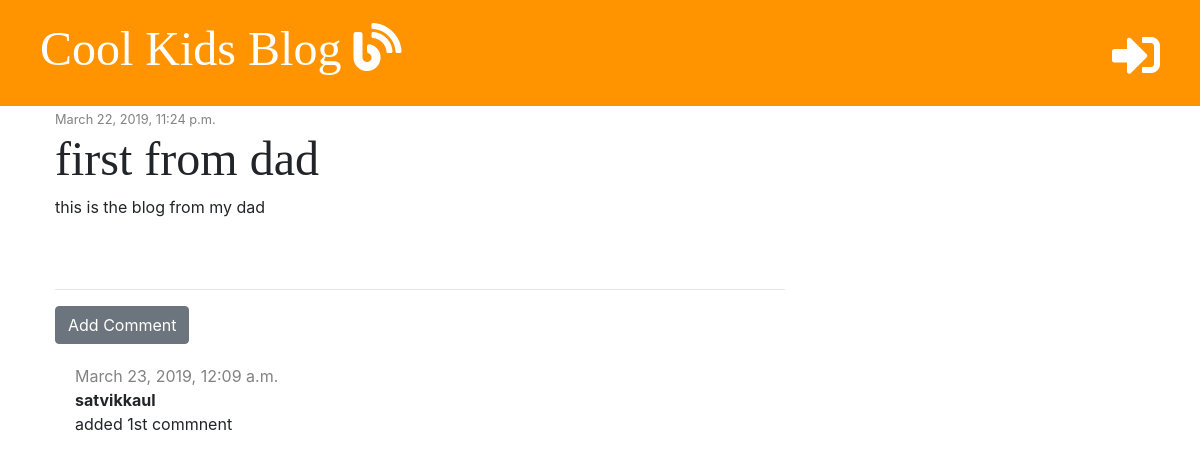
Screenshot of /post/11/ with the database file from the repository.
### blog/models.py (models this page shows, shortened)
class Post(models.Model):
    author = models.ForeignKey('auth.User', on_delete=models.CASCADE)
    title = models.CharField(max_length=200)
    text = models.TextField()
    created_date = models.DateTimeField(default=timezone.now)
    published_date = models.DateTimeField(blank=True, null=True)

class Comment(models.Model):
    post = models.ForeignKey('blog.Post', on_delete=models.CASCADE, related_name='comments')
    author = models.CharField(max_length=200)
    text = models.TextField()
    created_date = models.DateTimeField(default=timezone.now)

### blog/views.py (the view)
# urls.py: path('post/<int:pk>/', views.post_detail, name='post_detail'),
def post_detail(request, pk):
    post = get_object_or_404(Post, pk=pk)
    stuff_for_frontend = {'post' : post}
    return render(request, 'blog/post_detail.html', stuff_for_frontend)

### blog/templates/blog/post_detail.html (shortened to what this page needs)
{% extends 'blog/base.html' %}
{% block content %}
    <div class="post">
        {% if post.published_date %}
            <div class="date">
                <small>{{ post.published_date }}</small>
            </div>
            {% else %}
                  <a href="{% url 'post_publish' pk=post.pk %}" class="btn btn-primary">Publish</a>
        {% endif %}
        <h1>{{ post.title }}</h1>
        <p>{{ post.text|linebreaksbr }}</p>
    </div>
    <hr>
    <a href="{% url 'add_comment_to_post' pk=post.pk %}" class="btn btn-secondary">Add Comment</a>
    {% for comment in post.comments.all %}
        <div class="comment">
          <div class="date">
            {{ comment.created_date }}
          </div>
          <strong>{{ comment.author }}</strong>
          <p>{{ comment.text }}</p>
        </div>
    {% empty %}
          <p>No Comments yet...</p>
    {% endfor %}
{% endblock %}

### blog/static/css/blog.css (style rules this page uses)
h1, h2, h3, h4 { font-family: 'Tangerine', 'Inconsolata' , 'Droid Sans', serif; font-size: 48px; }
.date { color: #828282; }
.post { margin-bottom: 70px; }
.comment { margin: 20px 0px 20px 20px; }

### rows the page displays
Post: published_date "March 22, 2019, 11:24 p.m.", title "first from dad", text "this is the blog from my dad"
Comment: created_date "March 23, 2019, 12:09 a.m.", author "satvikkaul", text "added 1st commnent"
